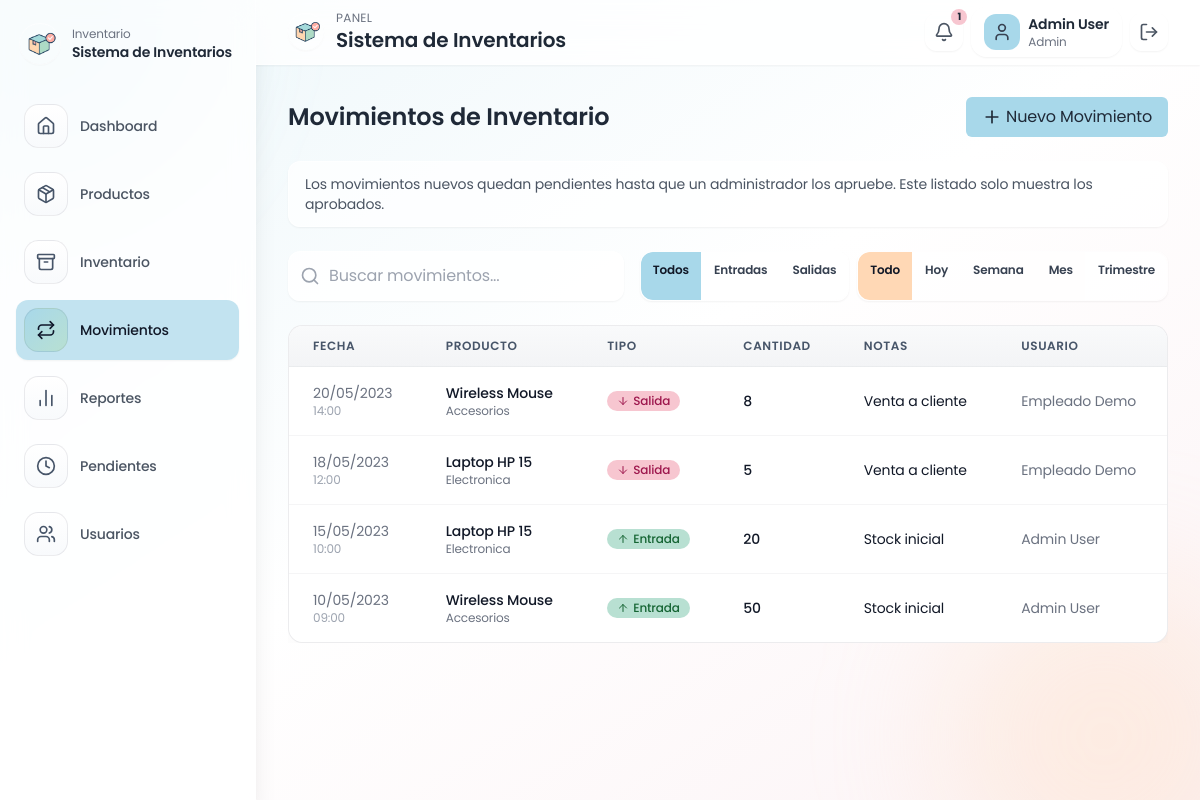
Screenshot of /movements (signed in) with the database file from the repository.
### tables this page shows
CREATE TABLE IF NOT EXISTS movements (
    id INT AUTO_INCREMENT PRIMARY KEY,
    product_id INT NOT NULL,
    type ENUM('in', 'out') NOT NULL,
    quantity INT NOT NULL,
    date DATETIME NOT NULL DEFAULT CURRENT_TIMESTAMP,
    notes VARCHAR(255) DEFAULT '',
    user_id INT NULL,
    status ENUM('pending', 'approved', 'rejected') NOT NULL DEFAULT 'pending',
    CONSTRAINT fk_movements_product FOREIGN KEY (product_id) REFERENCES products(id) ON DELETE CASCADE,
    CONSTRAINT fk_movements_user FOREIGN KEY (user_id) REFERENCES users(id) ON DELETE SET NULL
);

CREATE TABLE IF NOT EXISTS products (
    id INT AUTO_INCREMENT PRIMARY KEY,
    name VARCHAR(150) NOT NULL,
    description TEXT,
    category_id INT NOT NULL,
    price DECIMAL(10,2) NOT NULL DEFAULT 0,
    cost DECIMAL(10,2) NOT NULL DEFAULT 0,
    stock_quantity INT NOT NULL DEFAULT 0,
    min_stock_level INT NOT NULL DEFAULT 0,
    active TINYINT(1) NOT NULL DEFAULT 1,
    image_url TEXT,
    created_at DATETIME NOT NULL DEFAULT CURRENT_TIMESTAMP,
    CONSTRAINT fk_products_category FOREIGN KEY (category_id) REFERENCES categories(id) ON UPDATE CASCADE
);

CREATE TABLE IF NOT EXISTS categories (
    id INT AUTO_INCREMENT PRIMARY KEY,
    name VARCHAR(120) NOT NULL UNIQUE,
    created_at DATETIME NOT NULL DEFAULT CURRENT_TIMESTAMP
);

CREATE TABLE IF NOT EXISTS users (
    id INT AUTO_INCREMENT PRIMARY KEY,
    name VARCHAR(120) NOT NULL,
    email VARCHAR(150) NOT NULL UNIQUE,
    password VARCHAR(255) NOT NULL,
    role ENUM('admin', 'employee') NOT NULL DEFAULT 'employee',
    active TINYINT(1) NOT NULL DEFAULT 1,
    last_login DATETIME NULL,
    created_at DATETIME NOT NULL DEFAULT CURRENT_TIMESTAMP
);

### app/helpers.php (called while the page is built, shortened)
<?php
function config(string $key, mixed $default = null): mixed
{
    $config = $GLOBALS['app_config'] ?? [];
    $segments = explode('.', $key);
    $value = $config;
    foreach ($segments as $segment) {
        if (is_array($value) && array_key_exists($segment, $value)) {
            $value = $value[$segment];
        } else {
            return $default;
        }
    }
    return $value;
}
function base_url(string $path = ''): string
{
    $base = config('app.base_url', '');
    if ($base === '') {
        $base = rtrim(str_replace('\\', '/', dirname($_SERVER['SCRIPT_NAME'] ?? '')), '/');
    }
    return rtrim($base, '/') . '/' . ltrim($path, '/');
}
function e(?string $value): string
{
    return htmlspecialchars((string) $value, ENT_QUOTES, 'UTF-8');
}
function render(string $view, array $data = [], ?string $layout = 'layout'): void
{
    $viewFile = __DIR__ . '/Views/' . $view . '.php';
    extract($data);
    include $viewFile;
}

### app/Core/Controller.php (called while the page is built, shortened)
<?php
abstract class Controller
{
    protected function render(string $view, array $data = [], ?string $layout = 'layout'): void
    {
        render($view, $data, $layout);
    }
}

### app/Controllers/MovementController.php (called while the page is built, shortened)
<?php
class MovementController extends Controller
{
    public function index(): void
    {
        $filters = [
            'type' => $_GET['type'] ?? 'all',
            'date_range' => $_GET['range'] ?? 'all',
            'search' => trim($_GET['q'] ?? ''),
            'status' => 'approved',
        ];
        $normalizedFilters = $filters;
        if ($filters['type'] === 'all') {
            unset($normalizedFilters['type']);
        }
        if ($filters['date_range'] === 'all') {
            unset($normalizedFilters['date_range']);
        }
        if ($normalizedFilters['status'] === 'approved') {
            unset($normalizedFilters['status']);
        }
        $movements = Movement::filtered($normalizedFilters);
        $this->render('movements/index', [
            'products' => Product::all(null, null, true),
            'movements' => $movements,
            'filters' => $filters,
            'message' => flash('success'),
            'error' => flash('error'),
        ]);
    }
}

### public/index.php (called while the page is built, shortened)
<?php
$router = new Router();
$router->get('/login', [AuthController::class, 'showLogin']);
$router->post('/login', [AuthController::class, 'login']);
$router->get('/logout', [AuthController::class, 'logout']);
$router->get('/', [DashboardController::class, 'index']);
$router->get('/products', [ProductController::class, 'index']);
$router->post('/products/save', [ProductController::class, 'save']);
$router->post('/products/deactivate', [ProductController::class, 'deactivate']);
$router->post('/products/reactivate', [ProductController::class, 'reactivate']);
$router->post('/products/delete', [ProductController::class, 'delete']);
$router->post('/categories/save', [CategoryController::class, 'save']);
$router->get('/inventory', [InventoryController::class, 'index']);
$router->post('/inventory/adjust', [InventoryController::class, 'adjust']);
$router->get('/movements', [MovementController::class, 'index']);
$router->post('/movements/save', [MovementController::class, 'save']);
$router->get('/movements/pending', [MovementController::class, 'pending']);
$router->post('/movements/approve', [MovementController::class, 'approve']);
$router->post('/movements/reject', [MovementController::class, 'reject']);
$router->get('/reports', [ReportController::class, 'index']);
$router->get('/users', [UserController::class, 'index']);
$router->post('/users/save', [UserController::class, 'save']);
$router->post('/users/delete', [UserController::class, 'delete']);
$router->post('/users/toggle', [UserController::class, 'toggle']);
$router->dispatch($_SERVER['REQUEST_METHOD'], parse_url($_SERVER['REQUEST_URI'] ?? '/', PHP_URL_PATH) ?: '/');

### app/Models/Movement.php (called while the page is built, shortened)
<?php
class Movement
{
    public static function filtered(array $filters = [], bool $onlyActiveProducts = true): array
    {
        $pdo = Database::connection();
        $sql = 'SELECT m.*, p.name as product_name, c.name as product_category, u.name as user_name, u.role as user_role
                FROM movements m
                INNER JOIN products p ON p.id = m.product_id
                INNER JOIN categories c ON c.id = p.category_id
                LEFT JOIN users u ON u.id = m.user_id
                WHERE 1=1';
        $params = [];
        if ($onlyActiveProducts) {
            $sql .= ' AND p.active = 1';
        }
        $status = $filters['status'] ?? 'approved';
        if (in_array($status, ['pending', 'approved', 'rejected'], true)) {
            $sql .= ' AND m.status = :status';
            $params['status'] = $status;
        }
        $sql .= ' ORDER BY m.date DESC';
        $stmt = $pdo->prepare($sql);
        $stmt->execute($params);
        return $stmt->fetchAll();
    }
}

### app/Views/movements/index.php (the view, shortened to what this page needs)
<div class="max-w-7xl mx-auto space-y-6">
    <div class="flex flex-col sm:flex-row items-start sm:items-center justify-between">
        <h2 class="text-2xl font-semibold text-gray-800">Movimientos de Inventario</h2>
        <button type="button" id="toggleMovementForm"
                class="mt-3 sm:mt-0 inline-flex items-center px-4 py-2 bg-blue-pastel rounded-md text-gray-800 hover:bg-blue-400 transition-colors duration-200">
            <i data-lucide="plus" class="h-5 w-5 mr-1"></i>
            <span id="toggleMovementFormText">Nuevo Movimiento</span>
        </button>
    </div>
    <div class="text-sm text-gray-600 bg-white/70 border border-white/60 rounded-xl px-4 py-3 shadow-sm">
        Los movimientos nuevos quedan pendientes hasta que un administrador los apruebe. Este listado solo muestra los aprobados.
    </div>
    <form method="GET" action="<?= base_url('movements') ?>" class="mb-4 flex flex-col sm:flex-row space-y-3 sm:space-y-0 sm:space-x-4">
        <div class="relative flex-grow">
            <div class="absolute inset-y-0 left-0 pl-3 flex items-center pointer-events-none">
                <i data-lucide="search" class="h-5 w-5 text-gray-400"></i>
            </div>
            <input id="movement-search" type="text" name="q" placeholder="Buscar movimientos..." value="<?= e($filters['search'] ?? '') ?>"
                   class="w-full pl-10 pr-10 py-3 border border-white/60 bg-white/80 rounded-xl shadow-sm focus:outline-none focus:ring-2 focus:ring-blue-pastel">
        </div>
        <div class="flex space-x-2">
            <div class="inline-flex rounded-xl shadow-sm border border-white/60 overflow-hidden">
                <?php
                $typeOptions = ['all' => 'Todos', 'in' => 'Entradas', 'out' => 'Salidas'];
                foreach ($typeOptions as $key => $label):
                    $active = ($filters['type'] ?? 'all') === $key;
                    ?>
                    <a href="<?= base_url('movements?type=' . $key . '&range=' . e($filters['date_range'])) ?>"
                       class="px-3 py-2.5 text-xs font-semibold <?= $active ? 'bg-blue-pastel text-gray-900' : 'bg-white/80 text-gray-700 hover:bg-gray-50' ?> <?= $key === 'all' ? 'rounded-l-xl' : '' ?> <?= $key === 'out' ? 'rounded-r-xl border-l border-white/60' : '' ?> <?= $key === 'in' ? 'border-l border-white/60' : '' ?>">
                        <?= $label ?>
                    </a>
                <?php endforeach; ?>
            </div>
            <div class="inline-flex rounded-xl shadow-sm border border-white/60 overflow-hidden">
                <?php
                $rangeOptions = ['all' => 'Todo', 'today' => 'Hoy', 'week' => 'Semana', 'month' => 'Mes', 'quarter' => 'Trimestre'];
                foreach ($rangeOptions as $key => $label):
                    $active = ($filters['date_range'] ?? 'all') === $key;
                    ?>
                    <a href="<?= base_url('movements?range=' . $key . '&type=' . e($filters['type'])) ?>"
                       class="px-3 py-2.5 text-xs font-semibold <?= $active ? 'bg-peach-pastel text-gray-900' : 'bg-white/80 text-gray-700 hover:bg-gray-50' ?> <?= $key === 'all' ? 'rounded-l-xl' : '' ?> <?= $key === 'quarter' ? 'rounded-r-xl border-l border-white/60' : '' ?> <?= !in_array($key, ['all', 'quarter'], true) ? 'border-l border-white/60' : '' ?>">
                        <?= $label ?>
                    </a>
                <?php endforeach; ?>
            </div>
        </div>
    </form>
    <div class="overflow-x-auto">
        <table class="table-soft min-w-full divide-y divide-gray-200 text-sm">
            <thead class="bg-gray-50">
            <tr>
                <th class="px-6 py-3 text-left text-xs font-medium text-gray-500 uppercase tracking-wider">Fecha</th>
                <th class="px-6 py-3 text-left text-xs font-medium text-gray-500 uppercase tracking-wider">Producto</th>
                <th class="px-6 py-3 text-left text-xs font-medium text-gray-500 uppercase tracking-wider">Tipo</th>
                <th class="px-6 py-3 text-left text-xs font-medium text-gray-500 uppercase tracking-wider">Cantidad</th>
                <th class="px-6 py-3 text-left text-xs font-medium text-gray-500 uppercase tracking-wider">Notas</th>
                <th class="px-6 py-3 text-left text-xs font-medium text-gray-500 uppercase tracking-wider">Usuario</th>
            </tr>
            </thead>
            <tbody class="bg-white divide-y divide-gray-200">
            <?php foreach ($movements as $movement): ?>
                <tr class="hover:bg-gray-50/80 transition-colors">
                    <td class="px-6 py-4 whitespace-nowrap">
                        <div class="text-sm text-gray-500">
                            <?= date('d/m/Y', strtotime($movement['date'])) ?>
                            <div class="text-xs text-gray-400"><?= date('H:i', strtotime($movement['date'])) ?></div>
                        </div>
                    </td>
                    <td class="px-6 py-4 whitespace-nowrap">
                        <div class="text-sm font-medium text-gray-900"><?= e($movement['product_name']) ?></div>
                        <div class="text-xs text-gray-500"><?= e($movement['product_category']) ?></div>
                    </td>
                    <td class="px-6 py-4 whitespace-nowrap">
                        <span class="inline-flex items-center px-2.5 py-0.5 rounded-full text-xs font-medium <?= $movement['type'] === 'in' ? 'bg-green-pastel text-green-800' : 'bg-pink-pastel text-pink-800' ?>">
                            <?php if ($movement['type'] === 'in'): ?>
                                <i data-lucide="arrow-up" class="h-3 w-3 mr-1"></i> Entrada
                            <?php else: ?>
                                <i data-lucide="arrow-down" class="h-3 w-3 mr-1"></i> Salida
                            <?php endif; ?>
                        </span>
                    </td>
                    <td class="px-6 py-4 whitespace-nowrap">
                        <div class="text-sm font-medium text-gray-900"><?= (int) $movement['quantity'] ?></div>
                    </td>
                    <td class="px-6 py-4">
                        <div class="text-sm text-gray-900"><?= e($movement['notes'] ?: '-') ?></div>
                    </td>
                    <td class="px-6 py-4 whitespace-nowrap">
                        <div class="text-sm text-gray-500">
                            <?= e($movement['user_name'] ?: 'Sistema') ?>
                        </div>
                    </td>
                </tr>
            <?php endforeach; ?>
            </tbody>
        </table>
    </div>
</div>

### public/assets/styles.css (style rules this page uses)
:root { --pink-pastel: #F7C6D0; --blue-pastel: #A8D8EA; --green-pastel: #B8E0D2; --peach-pastel: #FFD8B5; }
body { font-family: 'Poppins', sans-serif; background: radial-gradient(circle at 0% 0%, rgba(168, 216, 234, 0.22), transparent 30%), radial-gradient(circle at 100% 100%, rgba(255, 216, 181, 0.22), transparent 28%), #fdfefe; color: #0f172a; letter-spacing: -0.01em; }
.table-soft { width: 100%; border-collapse: separate; border-spacing: 0; background: #ffffff; border: 1px solid rgba(15, 23, 42, 0.08); border-radius: 0.9rem; box-shadow: 0 18px 45px -38px rgba(15, 23, 42, 0.55); overflow: hidden; }
.table-soft thead th { background: linear-gradient(180deg, #f9fafb, #f3f4f6); color: #475569; font-weight: 600; border-bottom: 1px solid rgba(15, 23, 42, 0.06); }
.table-soft thead th:first-child { border-top-left-radius: 0.9rem; }
.table-soft thead th:last-child { border-top-right-radius: 0.9rem; }
.table-soft tbody tr:last-child td { border-bottom: none; }
.table-soft td, .table-soft th { border-bottom: 1px solid rgba(15, 23, 42, 0.04); }
.table-soft tbody tr:last-child td:first-child { border-bottom-left-radius: 0.9rem; }
.table-soft tbody tr:last-child td:last-child { border-bottom-right-radius: 0.9rem; }
.bg-blue-pastel { background-color: var(--blue-pastel); }
.bg-pink-pastel { background-color: var(--pink-pastel); }
.bg-green-pastel { background-color: var(--green-pastel); }
.bg-peach-pastel { background-color: var(--peach-pastel); }

### rows the page displays
movements: date "20/05/2023", date "14:00", product.name "Wireless Mouse", categories.name "Accesorios", type "out" (drawn), quantity "8", notes "Venta a cliente", user.name "Empleado Demo"
movements: date "18/05/2023", date "12:00", product.name "Laptop HP 15", categories.name "Electronica", type "out" (drawn), quantity "5", notes "Venta a cliente", user.name "Empleado Demo"
movements: date "15/05/2023", date "10:00", product.name "Laptop HP 15", categories.name "Electronica", type "in" (drawn), quantity "20", notes "Stock inicial", user.name "Admin User"
movements: date "10/05/2023", date "09:00", product.name "Wireless Mouse", categories.name "Accesorios", type "in" (drawn), quantity "50", notes "Stock inicial", user.name "Admin User"

### other values shown
config('app.name') "Sistema de Inventarios"
$link['label'] "Dashboard"
$link['label'] "Productos"
$link['label'] "Inventario"
$link['label'] "Movimientos"
$link['label'] "Reportes"
$link['label'] "Pendientes"
$link['label'] "Usuarios"
$lowStockCount "1"
$user['name'] "Admin User"
$user['role'] "Admin"
$label "Todos"
$label "Entradas"
$label "Salidas"
$label "Todo"
